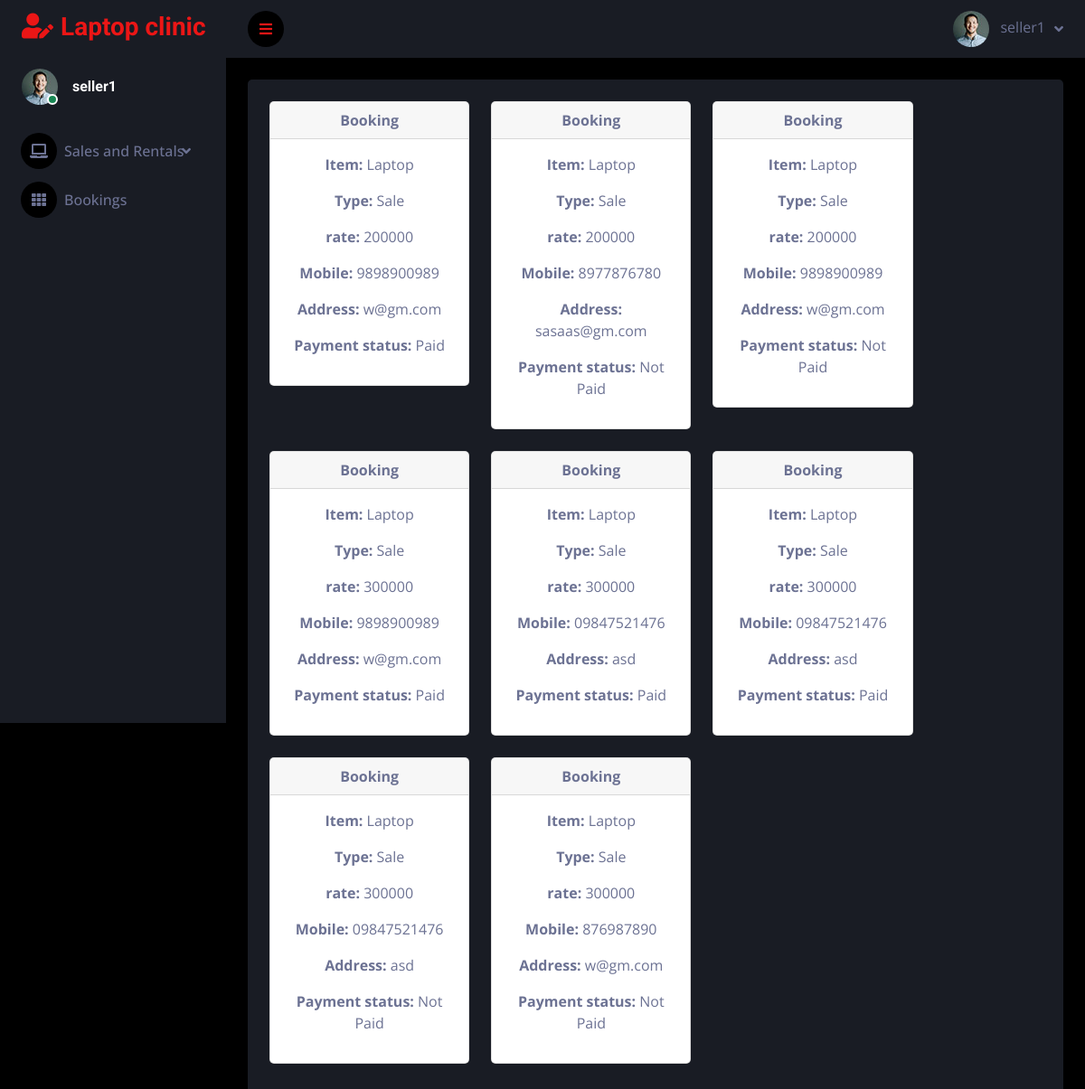
The page /sale_Bookings (signed in) on the database its author committed.
### service_app/models.py (models this page shows)
class Login_view(AbstractUser):
    is_customer = models.BooleanField(default=False)
    is_seller = models.BooleanField(default=False)

class Cart(models.Model):
    user = models.ForeignKey(Customer, on_delete=models.CASCADE)
    sale = models.ForeignKey(Sales_add, on_delete=models.CASCADE)
    quantity = models.PositiveIntegerField()
    address = models.CharField(max_length=200)
    mobile = models.CharField(max_length=10,default=0000000000)
    status = models.IntegerField(default=0)

class Sales_add(models.Model):
    data= [
        ('Laptop', 'Laptop'),
        ('Tablets', 'Tablets'),
    ]
    TYPE = [
        ('Sale', 'Sale'),
        ('Rental', 'Rental'),
    ]
    user = models.ForeignKey(Login_view, on_delete=models.CASCADE)
    item = models.CharField(max_length=50, choices=data)
    type = models.CharField(max_length=50, choices=TYPE)
    location = models.CharField(max_length=50)
    description= models.TextField()
    rate = models.CharField(max_length=10)
    contact_no = models.CharField(max_length=100)
    pic = models.FileField(upload_to='pic/')
    status1 = models.BooleanField(default=0)
    quantity = models.PositiveIntegerField(default=0)

### service_app/sales_views.py (the view)
# urls.py: path("sale_Bookings",sales_views.Bookings,name = "sale_Bookings"),
def Bookings(request):
    u = request.user
    ticket = Cart.objects.filter(sale__user=u)
    print(ticket)
    return render(request,'sales/my_ticket.html', {'ticket': ticket})

### templates/sales/my_ticket.html (shortened to what this page needs)
{% extends 'seller_dash.html' %}
{% block content %}
<div class="col-lg-10">
    <div class="row">
        {% for n in ticket %}
        <div class="col-lg-4">
            <div class="card mb-4">
                <div class="card-header">
                    <strong class="card-title">Booking</strong>
                </div>
                <div class="card-body">
                    <div class="movie-ticket">
                        <div class="ticket-info">
                            <p><strong>Item:</strong> {{ n.sale.item }}</p>
                            <p><strong>Type:</strong> {{ n.sale.type }}</p>
                            <p><strong>rate:</strong> {{ n.sale.rate }}</p>
                            <p><strong>Mobile:</strong> {{ n.mobile }}</p>
                             <p><strong>Address:</strong> {{ n.address }}</p>
                            <p><strong>Payment status:</strong>
                                {% if n.status == 0 %}
                                Not Paid
                                {% elif n.status == 1 %}
                                Paid
                                {% endif %}
                            </p>
                        </div>
                    </div>
                </div>
            </div>
        </div>
        {% if forloop.counter|divisibleby:3 and not forloop.last %}
    </div><div class="row">
        {% endif %}
        {% endfor %}
    </div>
</div>
{% endblock %}

### templates/seller_dash.html (shortened to what this page needs)
<!DOCTYPE html>
<html lang="en">
{% load static %}
<head>
    <link href="https://cdnjs.cloudflare.com/ajax/libs/font-awesome/5.10.0/css/all.min.css" rel="stylesheet">
    <link href="https://cdn.jsdelivr.net/npm/bootstrap-icons@1.4.1/font/bootstrap-icons.css" rel="stylesheet">
    <link href=" {% static 'dash/lib/owlcarousel/assets/owl.carousel.min.css' %} " rel="stylesheet">
    <link href=" {% static 'dash/lib/tempusdominus/css/tempusdominus-bootstrap-4.min.css' %} " rel="stylesheet" />
    <link href=" {% static 'dash/dash/css/bootstrap.min.css' %} " rel="stylesheet">
    <link href=" {% static 'dash/dash/css/style.css' %} " rel="stylesheet">
</head>
<body>
    <div class="container-fluid position-relative d-flex p-0">
        <div class="sidebar pe-4 pb-3">
            <nav class="navbar bg-secondary navbar-dark">
                <a href=" {% static 'dash/index.html' %} " class="navbar-brand mx-4 mb-3">
                    <h3 class="text-primary"><i class="fa fa-user-edit me-2"></i>Laptop clinic</h3>
                </a>
                <div class="d-flex align-items-center ms-4 mb-4">
                    <div class="position-relative">
                        <img class="rounded-circle" src=" {% static 'dash/dash/img/user.jpg' %} " alt="" style="width: 40px; height: 40px;">
                        <div class="bg-success rounded-circle border border-2 border-white position-absolute end-0 bottom-0 p-1"></div>
                    </div>
                    <div class="ms-3">
                        <h6 class="mb-0">{{request.user}}</h6>
                    </div>
                </div>
                <div class="navbar-nav w-100">
                    <div class="nav-item dropdown">
                        <a href="#" class="nav-link dropdown-toggle" data-bs-toggle="dropdown"><i class="fa fa-laptop me-2"></i>Sales and Rentals</a>
                    </div>
                    <a href=" {% url 'sale_Bookings' %} " class="nav-item nav-link"><i class="fa fa-th me-2"></i>Bookings</a>
                </div>
            </nav>
        </div>
        <div class="content">
            <nav class="navbar navbar-expand bg-secondary navbar-dark sticky-top px-4 py-0">
                <a href="#" class="sidebar-toggler flex-shrink-0">
                    <i class="fa fa-bars"></i>
                </a>
                <div class="navbar-nav align-items-center ms-auto">
                    <div class="nav-item dropdown">
                        <a href="#" class="nav-link dropdown-toggle" data-bs-toggle="dropdown">
                            <img class="rounded-circle me-lg-2" src=" {% static 'dash/dash/img/user.jpg' %} " alt="" style="width: 40px; height: 40px;">
                            <span class="d-none d-lg-inline-flex">{{request.user}}</span>
                        </a>
                    </div>
                </div>
            </nav>
            <div class="container-fluid pt-4 px-4">
                <div class="bg-secondary text-center rounded p-4">
                        {% block content %}
                        {% endblock %}
                </div>
            </div>
            </div>
 </body>
</html>

### static/dash/dash/css/style.css (style rules this page uses)
:root { --primary: #EB1616; --secondary: #191C24; --light: #6C7293; --dark: #000000; }
.sidebar { position: fixed; top: 0; left: 0; bottom: 0; width: 250px; height: 100vh; overflow-y: auto; background: var(--secondary); transition: 0.5s; z-index: 999; }
.content { margin-left: 250px; min-height: 100vh; background: var(--dark); transition: 0.5s; }
@media (min-width: 992px) { .sidebar { margin-left: 0; } }
@media (min-width: 992px) { .content { width: calc(100% - 250px); } }
.sidebar .navbar .navbar-nav .nav-link { padding: 7px 20px; color: var(--light); font-weight: 500; border-left: 3px solid var(--secondary); border-radius: 0 30px 30px 0; outline: none; }
.sidebar .navbar .navbar-nav .nav-link i { width: 40px; height: 40px; display: inline-flex; align-items: center; justify-content: center; background: var(--dark); border-radius: 40px; }
.sidebar .navbar .dropdown-toggle::after { position: absolute; top: 15px; right: 15px; border: none; content: "\f107"; font-family: "Font Awesome 5 Free"; font-weight: 900; transition: .5s; }
.content .navbar .navbar-nav .nav-link { margin-left: 25px; padding: 12px 0; color: var(--light); outline: none; }
.content .navbar .sidebar-toggler, .content .navbar .navbar-nav .nav-link i { width: 40px; height: 40px; display: inline-flex; align-items: center; justify-content: center; background: var(--dark); border-radius: 40px; }
.content .navbar .dropdown-toggle::after { margin-left: 6px; vertical-align: middle; border: none; content: "\f107"; font-family: "Font Awesome 5 Free"; font-weight: 900; transition: .5s; }

### rows shown on the page
Login_view: user "seller1"
Cart: sale.item "Laptop", sale.type "Sale", sale.rate "200000", mobile "9898900989", address "w@gm.com", status "Paid"
Cart: sale.item "Laptop", sale.type "Sale", sale.rate "200000", mobile "8977876780", address "sasaas@gm.com", status "Not Paid"
Cart: sale.item "Laptop", sale.type "Sale", sale.rate "200000", mobile "9898900989", address "w@gm.com", status "Not Paid"
Cart: sale.item "Laptop", sale.type "Sale", sale.rate "300000", mobile "9898900989", address "w@gm.com", status "Paid"
Cart: sale.item "Laptop", sale.type "Sale", sale.rate "300000", mobile "09847521476", address "asd", status "Paid"
Cart: sale.item "Laptop", sale.type "Sale", sale.rate "300000", mobile "09847521476", address "asd", status "Paid"
Cart: sale.item "Laptop", sale.type "Sale", sale.rate "300000", mobile "09847521476", address "asd", status "Not Paid"
Cart: sale.item "Laptop", sale.type "Sale", sale.rate "300000", mobile "876987890", address "w@gm.com", status "Not Paid"
